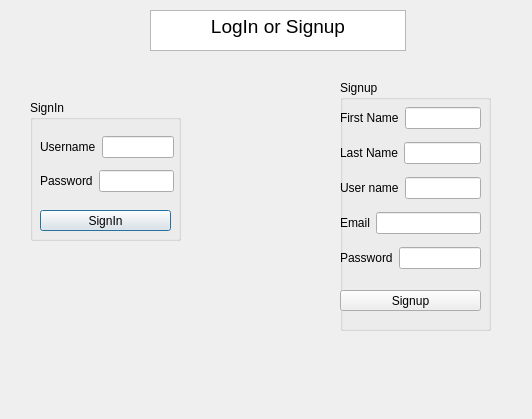
<?xml version="1.0" encoding="UTF-8"?>
<ui version="4.0">
 <class>Instructor</class>
 <widget class="QDialog" name="Instructor">
  <property name="geometry">
   <rect>
    <x>0</x>
    <y>0</y>
    <width>532</width>
    <height>419</height>
   </rect>
  </property>
  <property name="windowTitle">
   <string>Dialog</string>
  </property>
  <widget class="QTextBrowser" name="textBrowser">
   <property name="geometry">
    <rect>
     <x>150</x>
     <y>10</y>
     <width>256</width>
     <height>41</height>
    </rect>
   </property>
   <property name="html">
    <string>&lt;!DOCTYPE HTML PUBLIC &quot;-//W3C//DTD HTML 4.0//EN&quot; &quot;http://www.w3.org/TR/REC-html40/strict.dtd&quot;&gt;
&lt;html&gt;&lt;head&gt;&lt;meta name=&quot;qrichtext&quot; content=&quot;1&quot; /&gt;&lt;style type=&quot;text/css&quot;&gt;
p, li { white-space: pre-wrap; }
&lt;/style&gt;&lt;/head&gt;&lt;body style=&quot; font-family:'Ubuntu'; font-size:11pt; font-weight:400; font-style:normal;&quot;&gt;
&lt;p align=&quot;center&quot; style=&quot; margin-top:0px; margin-bottom:0px; margin-left:0px; margin-right:0px; -qt-block-indent:0; text-indent:0px;&quot;&gt;&lt;span style=&quot; font-family:'Noto Sans'; font-size:14pt;&quot;&gt;LogIn or Signup&lt;/span&gt;&lt;/p&gt;&lt;/body&gt;&lt;/html&gt;</string>
   </property>
  </widget>
  <widget class="QGroupBox" name="groupBox">
   <property name="geometry">
    <rect>
     <x>30</x>
     <y>100</y>
     <width>151</width>
     <height>141</height>
    </rect>
   </property>
   <property name="title">
    <string>SignIn</string>
   </property>
   <widget class="QPushButton" name="pushButton_SignIn">
    <property name="geometry">
     <rect>
      <x>10</x>
      <y>110</y>
      <width>131</width>
      <height>21</height>
     </rect>
    </property>
    <property name="text">
     <string>SignIn</string>
    </property>
   </widget>
   <widget class="QWidget" name="layoutWidget">
    <property name="geometry">
     <rect>
      <x>10</x>
      <y>30</y>
      <width>134</width>
      <height>70</height>
     </rect>
    </property>
    <layout class="QVBoxLayout" name="verticalLayout">
     <item>
      <layout class="QHBoxLayout" name="horizontalLayout">
       <item>
        <widget class="QLabel" name="label_username">
         <property name="text">
          <string>Username</string>
         </property>
        </widget>
       </item>
       <item>
        <widget class="QLineEdit" name="lineEdit"/>
       </item>
      </layout>
     </item>
     <item>
      <layout class="QHBoxLayout" name="horizontalLayout_2">
       <item>
        <widget class="QLabel" name="label_password">
         <property name="text">
          <string>Password</string>
         </property>
        </widget>
       </item>
       <item>
        <widget class="QLineEdit" name="lineEdit_2"/>
       </item>
      </layout>
     </item>
    </layout>
   </widget>
  </widget>
  <widget class="QGroupBox" name="groupBox_2">
   <property name="geometry">
    <rect>
     <x>340</x>
     <y>80</y>
     <width>151</width>
     <height>251</height>
    </rect>
   </property>
   <property name="title">
    <string>Signup</string>
   </property>
   <widget class="QPushButton" name="pushButton_Signup">
    <property name="geometry">
     <rect>
      <x>0</x>
      <y>210</y>
      <width>141</width>
      <height>21</height>
     </rect>
    </property>
    <property name="text">
     <string>Signup</string>
    </property>
   </widget>
   <widget class="QWidget" name="layoutWidget">
    <property name="geometry">
     <rect>
      <x>0</x>
      <y>20</y>
      <width>141</width>
      <height>181</height>
     </rect>
    </property>
    <layout class="QVBoxLayout" name="verticalLayout_2">
     <item>
      <layout class="QHBoxLayout" name="horizontalLayout_3">
       <item>
        <widget class="QLabel" name="label_firstName">
         <property name="text">
          <string>First Name</string>
         </property>
        </widget>
       </item>
       <item>
        <widget class="QLineEdit" name="lineEdit_3"/>
       </item>
      </layout>
     </item>
     <item>
      <layout class="QHBoxLayout" name="horizontalLayout_4">
       <item>
        <widget class="QLabel" name="label_lastname">
         <property name="text">
          <string>Last Name</string>
         </property>
        </widget>
       </item>
       <item>
        <widget class="QLineEdit" name="lineEdit_4"/>
       </item>
      </layout>
     </item>
     <item>
      <layout class="QHBoxLayout" name="horizontalLayout_5">
       <item>
        <widget class="QLabel" name="label_username_2">
         <property name="text">
          <string>User name</string>
         </property>
        </widget>
       </item>
       <item>
        <widget class="QLineEdit" name="lineEdit_5"/>
       </item>
      </layout>
     </item>
     <item>
      <layout class="QHBoxLayout" name="horizontalLayout_6">
       <item>
        <widget class="QLabel" name="label_email">
         <property name="text">
          <string>Email</string>
         </property>
        </widget>
       </item>
       <item>
        <widget class="QLineEdit" name="lineEdit_6"/>
       </item>
      </layout>
     </item>
     <item>
      <layout class="QHBoxLayout" name="horizontalLayout_7">
       <item>
        <widget class="QLabel" name="label_password_2">
         <property name="text">
          <string>Password</string>
         </property>
        </widget>
       </item>
       <item>
        <widget class="QLineEdit" name="lineEdit_7"/>
       </item>
      </layout>
     </item>
    </layout>
   </widget>
  </widget>
 </widget>
 <resources/>
 <connections/>
</ui>
